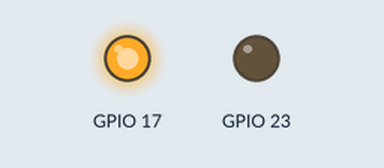
This program was run on a simulated Raspberry Pi (BCM pin numbers). On the bench: output pins drawn as LEDs (lit = HIGH). The clock reads 2024-03-15 10:24:30 at power-on unless the program sets it; files the program writes start out absent. At 0.0 s the program stops and its outputs stay as they are.

Above: at 0.1 s.
Timing chart, 0 to 1.5 s (numbered marks = the images above):
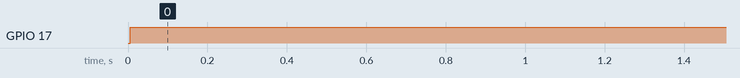

Measured:
- by itself, GPIO 17: LOW → HIGH at 0.01 s

The program:

stop_external_cooling.py
```python
#!/usr/bin/env python3
# -*- coding: utf-8 -*-
# from https://github.com/JJandke
#
# "1" stands for "off" and "0" stands for "on", because the relay module I use does not switch when the current is present, but at 0V it does.
# However, I only want current to flow at the relay, when the fan is running.
# Therefore, another wiring is not possible and the problem must be solved on software side.
# With other relay modules it might be that "0" and "1" have to be exchanged. Of course, 0 and 1 can also be replaced by "True" and "False" or "GPIO.HIGH" and "GPIO.LOW".

import datetime
import RPi.GPIO as GPIO
import logging
import pigpio
import os


try:
    logging.basicConfig(filename="/home/config/log/external_cooling.log", level=logging.DEBUG)
    now = datetime.datetime.now()
    log_time = now.strftime("%a-%d.%m.%Y-%H:%M:%S ")

except Exception as e:
    print(e)
    print("FATAL ERROR! - Could not set up logging, exiting!")
    sys.exit(-1)


# Create log file if it does not exist.
try:
    if not os.path.isfile("/home/config/log/external_cooling.log"):
        logging.debug("{0}Logfile does not exist, therefore we will create it...".format(log_time))
        f = open("/home/config/log/external_cooling.log", "x")
        f.close()
        logging.debug("{0}sucessfully created logfile".format(log_time))

    else:
        logging.debug("{0}Logfile already exists".format(log_time))
        pass

except Exception as e:
    logging.error("{0}".format(log_time), e)
    logging.error("{0}Could not setup logfile, exiting!".format(log_time))
    print("FATAL ERROR! - Could not set up logfile, exiting!")
    sys.exit(-1)


try:
    logging.debug("{0}Trying to set up GPIOs".format(log_time))

    GPIO.setmode(GPIO.BCM)
    logging.debug("{0}GPIO mode has been set to BCM".format(log_time))

    GPIO.setwarnings(False)     # set setwarnings = False if another script uses the GPIO
    logging.debug("{0}GPIO-Warnings have been deactivated".format(log_time))

    GPIO.setup(17, GPIO.OUT)    # HDD Relay
    logging.debug("{0}GPIO #17 has been set as OUT".format(log_time))

    GPIO.setup(23, GPIO.OUT)    # HDD PWM
    logging.debug("{0}GPIO #23 has been set as OUT".format(log_time))

    pwm = pigpio.pi()
    logging.debug("{0}pigpio.pi() is now pwm".format(log_time))
    logging.debug("{0}GPIO successfully configured".format(log_time))

except Exception as e:
    logging.error("{0}".format(log_time), e)
    logging.error("{0}Could not setup GPIOs, exiting!".format(log_time))
    sys.exit(-1)


# It checks if the files exist. If they do, they will be deleted. If they do not exist, fade.py or strobe.py will stop if they are running.
try:
    if os.path.exists("/home/config/code/python/.kill_cooling.txt"):
        logging.debug("{0}Killswitch is existing. We will delete it...".format(log_time))
        os.remove("/home/config/code/python/.kill_cooling.txt")
        logging.debug("{0}Killswitch sucessfully deleted".format(log_time))


    GPIO.output(17, 1)
    pwm.set_PWM_dutycycle(23, 0)
    logging.info("{0}Stopped external cooling".format(log_time))

except Exception as e:
    logging.debug("{0}Could not stop external cooling: {1}".format(log_time, e))
```
